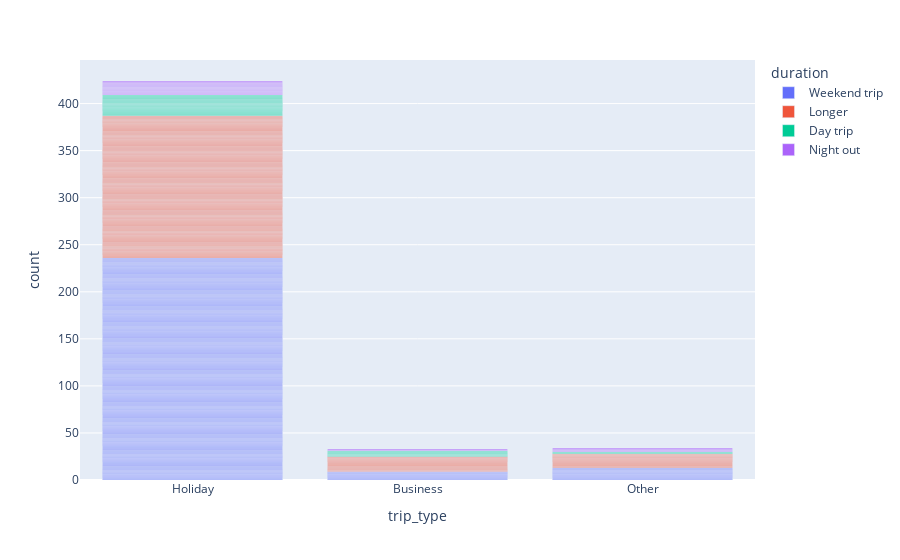

Notebook code cell kept with this figure:
### Code cell
import plotly.express as px

long_df = px.data.medals_long()

fig = px.bar(phase1_df, x="trip_type", color="duration", title="", )
fig.show()

### Figure 1 — Plotly figure (JSON) as saved in the notebook; plotly's stock layout.template omitted (floating-point values rounded to 4 significant figures; data arrays with more than 128 entries replaced by an {"elided": "..."} marker saying what was removed)
{"data": [{"alignmentgroup": "True", "hovertemplate": "duration=Weekend trip<br>trip_type=%{x}<br>count=%{y}<extra></extra>", "legendgroup": "Weekend trip", "marker": {"color": "#636efa", "pattern": {"shape": ""}}, "name": "Weekend trip", "offsetgroup": "Weekend trip", "orientation": "v", "showlegend": true, "textposition": "auto", "type": "bar", "x": {"elided": "258 str values"}, "xaxis": "x", "y": {"elided": "258 int values"}, "yaxis": "y"}, {"alignmentgroup": "True", "hovertemplate": "duration=Longer<br>trip_type=%{x}<br>count=%{y}<extra></extra>", "legendgroup": "Longer", "marker": {"color": "#EF553B", "pattern": {"shape": ""}}, "name": "Longer", "offsetgroup": "Longer", "orientation": "v", "showlegend": true, "textposition": "auto", "type": "bar", "x": {"elided": "182 str values"}, "xaxis": "x", "y": {"elided": "182 int values"}, "yaxis": "y"}, {"alignmentgroup": "True", "hovertemplate": "duration=Day trip<br>trip_type=%{x}<br>count=%{y}<extra></extra>", "legendgroup": "Day trip", "marker": {"color": "#00cc96", "pattern": {"shape": ""}}, "name": "Day trip", "offsetgroup": "Day trip", "orientation": "v", "showlegend": true, "textposition": "auto", "type": "bar", "x": ["Holiday", "Holiday", "Holiday", "Business", "Business", "Business", "Holiday", "Holiday", "Holiday", "Holiday", "Holiday", "Holiday", "Holiday", "Holiday", "Holiday", "Holiday", "Holiday", "Holiday", "Holiday", "Holiday", "Other", "Other", "Holiday", "Holiday", "Holiday", "Holiday", "Holiday", "Business", "Business", "Business"], "xaxis": "x", "y": [1, 1, 1, 1, 1, 1, 1, 1, 1, 1, 1, 1, 1, 1, 1, 1, 1, 1, 1, 1, 1, 1, 1, 1, 1, 1, 1, 1, 1, 1], "yaxis": "y"}, {"alignmentgroup": "True", "hovertemplate": "duration=Night out<br>trip_type=%{x}<br>count=%{y}<extra></extra>", "legendgroup": "Night out", "marker": {"color": "#ab63fa", "pattern": {"shape": ""}}, "name": "Night out", "offsetgroup": "Night out", "orientation": "v", "showlegend": true, "textposition": "auto", "type": "bar", "x": ["Holiday", "Holiday", "Holiday", "Business", "Business", "Holiday", "Other", "Holiday", "Holiday", "Holiday", "Holiday", "Holiday", "Holiday", "Holiday", "Holiday", "Other", "Other", "Other", "Holiday", "Holiday", "Holiday"], "xaxis": "x", "y": [1, 1, 1, 1, 1, 1, 1, 1, 1, 1, 1, 1, 1, 1, 1, 1, 1, 1, 1, 1, 1], "yaxis": "y"}], "layout": {"barmode": "relative", "legend": {"title": {"text": "duration"}, "tracegroupgap": 0}, "margin": {"t": 60}, "xaxis": {"anchor": "y", "domain": [0, 1], "title": {"text": "trip_type"}}, "yaxis": {"anchor": "x", "domain": [0, 1], "title": {"text": "count"}}}}
